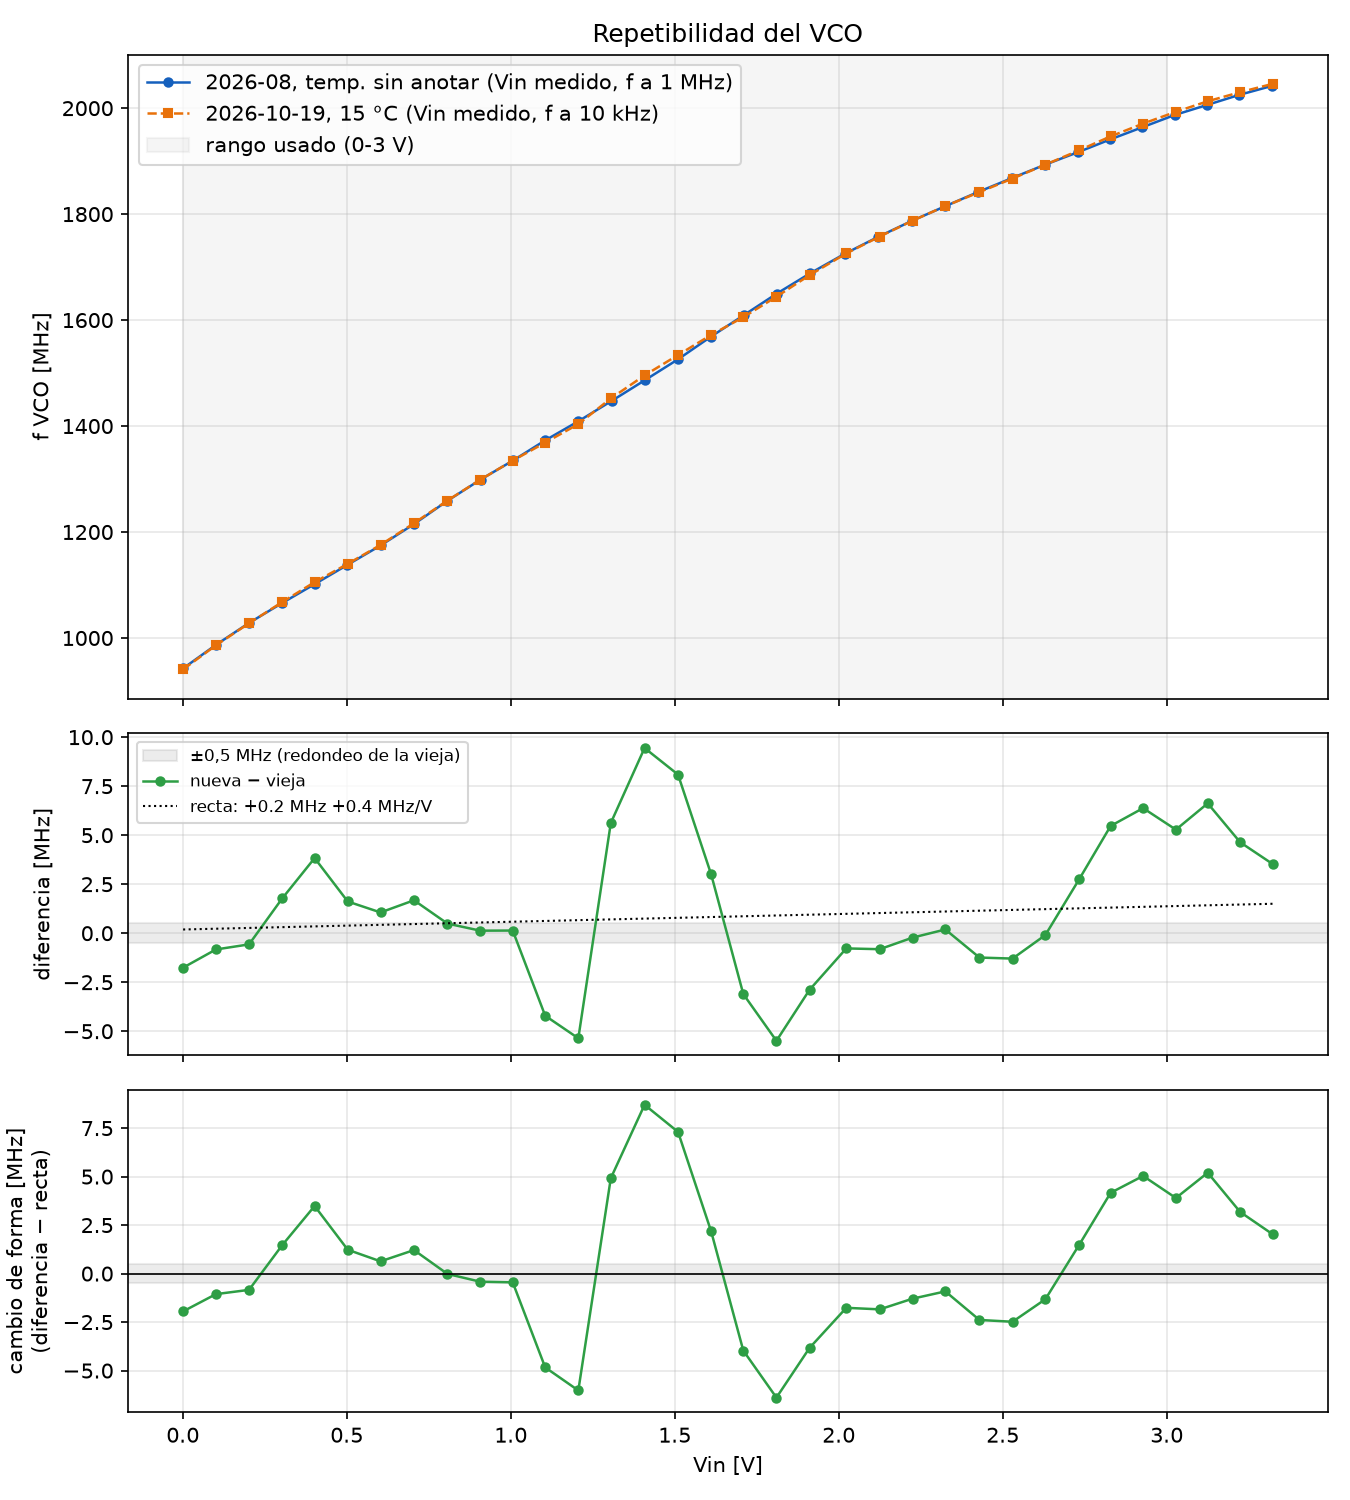

The Python source for this figure:
"""
Repetibilidad del VCO: la curva nueva (2026-10-19) contra la vieja.

    python comparar_vco.py   ->   comparar_vco.png

La vieja tiene Vin medido con multimetro y la frecuencia redondeada a 1 MHz.
La nueva (2026-10-19, 15 °C de ambiente) tiene la frecuencia del contador,
a 10 kHz, y Vin medido con multimetro en todos los puntos. De 0,9 a 2,0 V la
frecuencia es la de una repeticion del mismo dia (dio 0,2 a 1,5 MHz por
encima de la primera pasada). La vieja no tiene temperatura anotada. Para
comparar en los mismos Vin, la vieja se interpola con PCHIP en los Vin de la
nueva. Diferencias menores a ~0,5 MHz estan dentro del redondeo de la vieja.

Lo que importa para la correccion de no linealidad no es la diferencia cruda:
un corrimiento constante se cancela (theta usa f - f(0)) y una pendiente
distinta solo escala el BW. Por eso el tercer panel le saca a la diferencia
su recta de ajuste: lo que queda es el cambio de FORMA.
"""

import csv
import os

import numpy as np
from scipy.interpolate import PchipInterpolator

import matplotlib
matplotlib.use("Agg")
import matplotlib.pyplot as plt

os.chdir(os.path.dirname(os.path.abspath(__file__)))

VIEJA = "Caracteristica VCO.csv"
NUEVA = "Caracteristica VCO 2026-10-19.csv"
V_MAX_USO = 3.000          # rango que usa el radar

AZUL = "#1560BD"
NARANJA = "#E8710A"
VERDE = "#2E9E45"


def num(s):
    s = (s or "").strip()
    return float(s.replace(",", ".")) if s else np.nan


def leer(path):
    V, F = [], []
    with open(path, encoding="utf-8-sig") as fh:
        for r in csv.DictReader(fh):
            V.append(num(r["Vin"]))
            F.append(num(r["Freq"]))
    return np.array(V), np.array(F)


Vv, Fv = leer(VIEJA)
Vn, Fn = leer(NUEVA)

vieja_en_vn = PchipInterpolator(Vv, Fv, extrapolate=True)(Vn)
dif = Fn - vieja_en_vn

uso = Vn <= V_MAX_USO + 1e-9
a, b = np.polyfit(Vn[uso], dif[uso], 1)
forma = dif - (a * Vn + b)

bw_v = float(PchipInterpolator(Vv, Fv)(V_MAX_USO) - PchipInterpolator(Vv, Fv)(0.0))
bw_n = float(np.interp(V_MAX_USO, Vn, Fn) - np.interp(0.0, Vn, Fn))

print(f"BW 0-3 V:   vieja {bw_v:7.1f} MHz   nueva {bw_n:7.1f} MHz   "
      f"({bw_n - bw_v:+.1f} MHz, {100 * (bw_n / bw_v - 1):+.2f} %)")
print(f"Diferencia cruda (0-3 V): media {dif[uso].mean():+.2f} MHz, "
      f"min {dif[uso].min():+.2f}, max {dif[uso].max():+.2f}")
print(f"Recta de la diferencia: {b:+.2f} MHz + {a:+.2f} MHz/V")
print(f"Cambio de forma (0-3 V): rms {np.sqrt(np.mean(forma[uso] ** 2)):.2f} MHz, "
      f"pico {np.abs(forma[uso]).max():.2f} MHz")
for v, d, s in zip(Vn, dif, forma):
    print(f"  {v:4.1f} V   dif {d:+6.2f}   forma {s:+6.2f} MHz")

fig, ax = plt.subplots(3, 1, figsize=(9, 10), sharex=True,
                       gridspec_kw={"height_ratios": [2, 1, 1]})

ax[0].plot(Vv, Fv, "o-", color=AZUL, ms=4, lw=1.2, label="2026-08, temp. sin anotar (Vin medido, f a 1 MHz)")
ax[0].plot(Vn, Fn, "s--", color=NARANJA, ms=4, lw=1.2, label="2026-10-19, 15 °C (Vin medido, f a 10 kHz)")
ax[0].axvspan(0, V_MAX_USO, color="gray", alpha=0.08, label="rango usado (0-3 V)")
ax[0].set_ylabel("f VCO [MHz]")
ax[0].set_title("Repetibilidad del VCO")
ax[0].grid(alpha=0.3)
ax[0].legend(loc="upper left")

ax[1].axhspan(-0.5, 0.5, color="gray", alpha=0.15, label="$\\pm$0,5 MHz (redondeo de la vieja)")
ax[1].plot(Vn, dif, "o-", color=VERDE, ms=4, lw=1.2, label="nueva $-$ vieja")
ax[1].plot(Vn, a * Vn + b, ":", color="k", lw=1,
           label=f"recta: {b:+.1f} MHz {a:+.1f} MHz/V")
ax[1].set_ylabel("diferencia [MHz]")
ax[1].grid(alpha=0.3)
ax[1].legend(loc="best", fontsize=8)

ax[2].axhspan(-0.5, 0.5, color="gray", alpha=0.15)
ax[2].plot(Vn, forma, "o-", color=VERDE, ms=4, lw=1.2)
ax[2].axhline(0, color="k", lw=0.8)
ax[2].set_ylabel("cambio de forma [MHz]\n(diferencia $-$ recta)")
ax[2].set_xlabel("Vin [V]")
ax[2].grid(alpha=0.3)

plt.tight_layout()
plt.savefig("comparar_vco.png", dpi=150)
print("-> comparar_vco.png")
